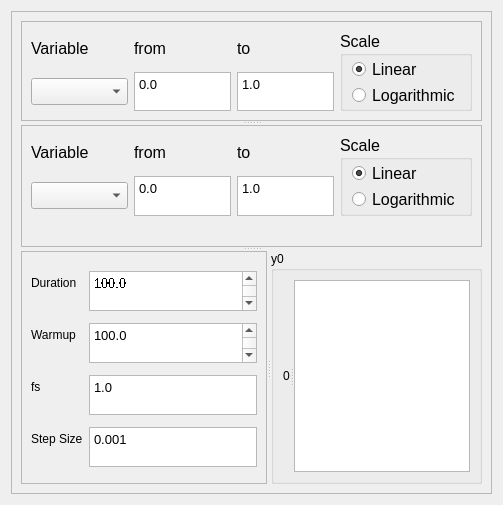
         <widget class="QWidget" name="simSettings_tab">
          <property name="geometry">
           <rect>
            <x>0</x>
            <y>0</y>
            <width>503</width>
            <height>505</height>
           </rect>
          </property>
          <attribute name="label">
           <string>Simulation settings</string>
          </attribute>
          <attribute name="toolTip">
           <string>Modify per-simulation settings</string>
          </attribute>
          <layout class="QGridLayout" name="gridLayout_11">
           <item row="0" column="0" colspan="2">
            <widget class="QFrame" name="frame_2">
             <property name="sizePolicy">
              <sizepolicy hsizetype="Preferred" vsizetype="Preferred">
               <horstretch>1</horstretch>
               <verstretch>1</verstretch>
              </sizepolicy>
             </property>
             <property name="frameShape">
              <enum>QFrame::Shape::StyledPanel</enum>
             </property>
             <property name="frameShadow">
              <enum>QFrame::Shadow::Raised</enum>
             </property>
             <layout class="QVBoxLayout" name="verticalLayout_8">
              <item>
               <widget class="QSplitter" name="splitter_5">
                <property name="orientation">
                 <enum>Qt::Orientation::Vertical</enum>
                </property>
                <widget class="QSplitter" name="splitter_2">
                 <property name="sizePolicy">
                  <sizepolicy hsizetype="Preferred" vsizetype="Maximum">
                   <horstretch>1</horstretch>
                   <verstretch>1</verstretch>
                  </sizepolicy>
                 </property>
                 <property name="maximumSize">
                  <size>
                   <width>16777214</width>
                   <height>337</height>
                  </size>
                 </property>
                 <property name="orientation">
                  <enum>Qt::Orientation::Vertical</enum>
                 </property>
                 <widget class="QFrame" name="p1SweepConfig_f">
                  <property name="sizePolicy">
                   <sizepolicy hsizetype="Expanding" vsizetype="Preferred">
                    <horstretch>1</horstretch>
                    <verstretch>1</verstretch>
                   </sizepolicy>
                  </property>
                  <property name="maximumSize">
                   <size>
                    <width>16777214</width>
                    <height>100</height>
                   </size>
                  </property>
                  <property name="frameShape">
                   <enum>QFrame::Shape::StyledPanel</enum>
                  </property>
                  <property name="frameShadow">
                   <enum>QFrame::Shadow::Raised</enum>
                  </property>
                  <layout class="QGridLayout" name="gridLayout_8" rowstretch="1,1" columnstretch="1,1,0,0,1,1" rowminimumheight="10,10">
                   <item row="0" column="1">
                    <widget class="QLabel" name="p1From_l">
                     <property name="sizePolicy">
                      <sizepolicy hsizetype="Preferred" vsizetype="Preferred">
                       <horstretch>1</horstretch>
                       <verstretch>1</verstretch>
                      </sizepolicy>
                     </property>
                     <property name="maximumSize">
                      <size>
                       <width>16777215</width>
                       <height>40</height>
                      </size>
                     </property>
                     <property name="font">
                      <font>
                       <pointsize>12</pointsize>
                      </font>
                     </property>
                     <property name="text">
                      <string>from</string>
                     </property>
                    </widget>
                   </item>
                   <item row="0" column="4">
                    <widget class="QLabel" name="p1To_l">
                     <property name="sizePolicy">
                      <sizepolicy hsizetype="Preferred" vsizetype="Expanding">
                       <horstretch>0</horstretch>
                       <verstretch>1</verstretch>
                      </sizepolicy>
                     </property>
                     <property name="font">
                      <font>
                       <pointsize>12</pointsize>
                      </font>
                     </property>
                     <property name="text">
                      <string>to</string>
                     </property>
                    </widget>
                   </item>
                   <item row="0" column="0">
                    <widget class="QLabel" name="p1Var_l">
                     <property name="sizePolicy">
                      <sizepolicy hsizetype="Preferred" vsizetype="Preferred">
                       <horstretch>1</horstretch>
                       <verstretch>1</verstretch>
                      </sizepolicy>
                     </property>
                     <property name="font">
                      <font>
                       <pointsize>12</pointsize>
                      </font>
                     </property>
                     <property name="text">
                      <string>Variable</string>
                     </property>
                    </widget>
                   </item>
                   <item row="1" column="0">
                    <widget class="QComboBox" name="p1Select_dd">
                     <property name="sizePolicy">
                      <sizepolicy hsizetype="Preferred" vsizetype="Maximum">
                       <horstretch>1</horstretch>
                       <verstretch>1</verstretch>
                      </sizepolicy>
                     </property>
                     <property name="font">
                      <font>
                       <pointsize>12</pointsize>
                      </font>
                     </property>
                    </widget>
                   </item>
                   <item row="1" column="1">
                    <widget class="QTextEdit" name="p1SliceLower_entry">
                     <property name="sizePolicy">
                      <sizepolicy hsizetype="Expanding" vsizetype="Preferred">
                       <horstretch>1</horstretch>
                       <verstretch>1</verstretch>
                      </sizepolicy>
                     </property>
                     <property name="maximumSize">
                      <size>
                       <width>16777215</width>
                       <height>40</height>
                      </size>
                     </property>
                     <property name="font">
                      <font>
                       <pointsize>10</pointsize>
                      </font>
                     </property>
                     <property name="html">
                      <string>&lt;!DOCTYPE HTML PUBLIC &quot;-//W3C//DTD HTML 4.0//EN&quot; &quot;http://www.w3.org/TR/REC-html40/strict.dtd&quot;&gt;
&lt;html&gt;&lt;head&gt;&lt;meta name=&quot;qrichtext&quot; content=&quot;1&quot; /&gt;&lt;meta charset=&quot;utf-8&quot; /&gt;&lt;style type=&quot;text/css&quot;&gt;
p, li { white-space: pre-wrap; }
hr { height: 1px; border-width: 0; }
li.unchecked::marker { content: &quot;\2610&quot;; }
li.checked::marker { content: &quot;\2612&quot;; }
&lt;/style&gt;&lt;/head&gt;&lt;body style=&quot; font-family:'Segoe UI'; font-size:10pt; font-weight:400; font-style:normal;&quot;&gt;
&lt;p style=&quot; margin-top:0px; margin-bottom:0px; margin-left:0px; margin-right:0px; -qt-block-indent:0; text-indent:0px;&quot;&gt;0.0&lt;/p&gt;&lt;/body&gt;&lt;/html&gt;</string>
                     </property>
                    </widget>
                   </item>
                   <item row="1" column="4">
                    <widget class="QTextEdit" name="p1SliceUpper_entry">
                     <property name="sizePolicy">
                      <sizepolicy hsizetype="Expanding" vsizetype="Preferred">
                       <horstretch>1</horstretch>
                       <verstretch>1</verstretch>
                      </sizepolicy>
                     </property>
                     <property name="maximumSize">
                      <size>
                       <width>16777215</width>
                       <height>40</height>
                      </size>
                     </property>
                     <property name="font">
                      <font>
                       <pointsize>10</pointsize>
                      </font>
                     </property>
                     <property name="html">
                      <string>&lt;!DOCTYPE HTML PUBLIC &quot;-//W3C//DTD HTML 4.0//EN&quot; &quot;http://www.w3.org/TR/REC-html40/strict.dtd&quot;&gt;
&lt;html&gt;&lt;head&gt;&lt;meta name=&quot;qrichtext&quot; content=&quot;1&quot; /&gt;&lt;meta charset=&quot;utf-8&quot; /&gt;&lt;style type=&quot;text/css&quot;&gt;
p, li { white-space: pre-wrap; }
hr { height: 1px; border-width: 0; }
li.unchecked::marker { content: &quot;\2610&quot;; }
li.checked::marker { content: &quot;\2612&quot;; }
&lt;/style&gt;&lt;/head&gt;&lt;body style=&quot; font-family:'Segoe UI'; font-size:10pt; font-weight:400; font-style:normal;&quot;&gt;
&lt;p style=&quot; margin-top:0px; margin-bottom:0px; margin-left:0px; margin-right:0px; -qt-block-indent:0; text-indent:0px;&quot;&gt;1.0&lt;/p&gt;&lt;/body&gt;&lt;/html&gt;</string>
                     </property>
                     <property name="acceptRichText">
                      <bool>false</bool>
                     </property>
                    </widget>
                   </item>
                   <item row="0" column="5" rowspan="2">
                    <widget class="QGroupBox" name="p1SweepScale_box">
                     <property name="font">
                      <font>
                       <pointsize>12</pointsize>
                      </font>
                     </property>
                     <property name="title">
                      <string>Scale</string>
                     </property>
                     <layout class="QVBoxLayout" name="verticalLayout_7" stretch="2,1">
                      <property name="spacing">
                       <number>1</number>
                      </property>
                      <property name="topMargin">
                       <number>1</number>
                      </property>
                      <property name="bottomMargin">
                       <number>1</number>
                      </property>
                      <item>
                       <widget class="QRadioButton" name="p1Lin_button">
                        <property name="font">
                         <font>
                          <pointsize>12</pointsize>
                         </font>
                        </property>
                        <property name="text">
                         <string>Linear</string>
                        </property>
                        <property name="checked">
                         <bool>true</bool>
                        </property>
                        <attribute name="buttonGroup">
                         <string notr="true">param1SweepScale_buttons</string>
                        </attribute>
                       </widget>
                      </item>
                      <item>
                       <widget class="QRadioButton" name="p1Log_button">
                        <property name="font">
                         <font>
                          <pointsize>12</pointsize>
                         </font>
                        </property>
                        <property name="text">
                         <string>Logarithmic</string>
                        </property>
                        <attribute name="buttonGroup">
                         <string notr="true">param1SweepScale_buttons</string>
                        </attribute>
                       </widget>
                      </item>
                     </layout>
                    </widget>
                   </item>
                  </layout>
                 </widget>
                 <widget class="QFrame" name="p2SweepConfig_f">
                  <property name="sizePolicy">
                   <sizepolicy hsizetype="Expanding" vsizetype="Maximum">
                    <horstretch>1</horstretch>
                    <verstretch>1</verstretch>
                   </sizepolicy>
                  </property>
                  <property name="maximumSize">
                   <size>
                    <width>16777215</width>
                    <height>232</height>
                   </size>
                  </property>
                  <property name="frameShape">
                   <enum>QFrame::Shape::StyledPanel</enum>
                  </property>
                  <property name="frameShadow">
                   <enum>QFrame::Shadow::Raised</enum>
                  </property>
                  <layout class="QGridLayout" name="gridLayout_10" rowstretch="0,0,0,0" columnstretch="1,0,0,0,0,0">
                   <item row="1" column="4">
                    <widget class="QTextEdit" name="p2SliceUpper_entry_4">
                     <property name="sizePolicy">
                      <sizepolicy hsizetype="Expanding" vsizetype="Preferred">
                       <horstretch>1</horstretch>
                       <verstretch>1</verstretch>
                      </sizepolicy>
                     </property>
                     <property name="maximumSize">
                      <size>
                       <width>16777215</width>
                       <height>40</height>
                      </size>
                     </property>
                     <property name="font">
                      <font>
                       <pointsize>10</pointsize>
                      </font>
                     </property>
                     <property name="html">
                      <string>&lt;!DOCTYPE HTML PUBLIC &quot;-//W3C//DTD HTML 4.0//EN&quot; &quot;http://www.w3.org/TR/REC-html40/strict.dtd&quot;&gt;
&lt;html&gt;&lt;head&gt;&lt;meta name=&quot;qrichtext&quot; content=&quot;1&quot; /&gt;&lt;meta charset=&quot;utf-8&quot; /&gt;&lt;style type=&quot;text/css&quot;&gt;
p, li { white-space: pre-wrap; }
hr { height: 1px; border-width: 0; }
li.unchecked::marker { content: &quot;\2610&quot;; }
li.checked::marker { content: &quot;\2612&quot;; }
&lt;/style&gt;&lt;/head&gt;&lt;body style=&quot; font-family:'Segoe UI'; font-size:10pt; font-weight:400; font-style:normal;&quot;&gt;
&lt;p style=&quot; margin-top:0px; margin-bottom:0px; margin-left:0px; margin-right:0px; -qt-block-indent:0; text-indent:0px;&quot;&gt;1.0&lt;/p&gt;
&lt;p style=&quot;-qt-paragraph-type:empty; margin-top:0px; margin-bottom:0px; margin-left:0px; margin-right:0px; -qt-block-indent:0; text-indent:0px;&quot;&gt;&lt;br /&gt;&lt;/p&gt;&lt;/body&gt;&lt;/html&gt;</string>
                     </property>
                     <property name="acceptRichText">
                      <bool>false</bool>
                     </property>
                    </widget>
                   </item>
                   <item row="1" column="1">
                    <widget class="QTextEdit" name="p2SliceLower_entry_4">
                     <property name="sizePolicy">
                      <sizepolicy hsizetype="Expanding" vsizetype="Preferred">
                       <horstretch>1</horstretch>
                       <verstretch>1</verstretch>
                      </sizepolicy>
                     </property>
                     <property name="maximumSize">
                      <size>
                       <width>16777215</width>
                       <height>40</height>
                      </size>
                     </property>
                     <property name="font">
                      <font>
                       <pointsize>10</pointsize>
                      </font>
                     </property>
                     <property name="html">
                      <string>&lt;!DOCTYPE HTML PUBLIC &quot;-//W3C//DTD HTML 4.0//EN&quot; &quot;http://www.w3.org/TR/REC-html40/strict.dtd&quot;&gt;
&lt;html&gt;&lt;head&gt;&lt;meta name=&quot;qrichtext&quot; content=&quot;1&quot; /&gt;&lt;meta charset=&quot;utf-8&quot; /&gt;&lt;style type=&quot;text/css&quot;&gt;
p, li { white-space: pre-wrap; }
hr { height: 1px; border-width: 0; }
li.unchecked::marker { content: &quot;\2610&quot;; }
li.checked::marker { content: &quot;\2612&quot;; }
&lt;/style&gt;&lt;/head&gt;&lt;body style=&quot; font-family:'Segoe UI'; font-size:10pt; font-weight:400; font-style:normal;&quot;&gt;
&lt;p style=&quot; margin-top:0px; margin-bottom:0px; margin-left:0px; margin-right:0px; -qt-block-indent:0; text-indent:0px;&quot;&gt;0.0&lt;/p&gt;&lt;/body&gt;&lt;/html&gt;</string>
                     </property>
                    </widget>
                   </item>
                   <item row="0" column="1">
                    <widget class="QLabel" name="p2From_l">
                     <property name="sizePolicy">
                      <sizepolicy hsizetype="Preferred" vsizetype="Preferred">
                       <horstretch>1</horstretch>
                       <verstretch>1</verstretch>
                      </sizepolicy>
                     </property>
                     <property name="maximumSize">
                      <size>
                       <width>16777215</width>
                       <height>40</height>
                      </size>
                     </property>
                     <property name="font">
                      <font>
                       <pointsize>12</pointsize>
                      </font>
                     </property>
                     <property name="text">
                      <string>from</string>
                     </property>
                    </widget>
                   </item>
                   <item row="0" column="0">
                    <widget class="QLabel" name="p2Var_l">
                     <property name="maximumSize">
                      <size>
                       <width>16777215</width>
                       <height>40</height>
                      </size>
                     </property>
                     <property name="font">
                      <font>
                       <pointsize>12</pointsize>
                      </font>
                     </property>
                     <property name="text">
                      <string>Variable</string>
                     </property>
                    </widget>
                   </item>
                   <item row="3" column="1">
                    <spacer name="verticalSpacer_2">
                     <property name="orientation">
                      <enum>Qt::Orientation::Vertical</enum>
                     </property>
                     <property name="sizeHint" stdset="0">
                      <size>
                       <width>20</width>
                       <height>40</height>
                      </size>
                     </property>
                    </spacer>
                   </item>
                   <item row="1" column="0">
                    <widget class="QComboBox" name="p2Select_dd">
                     <property name="sizePolicy">
                      <sizepolicy hsizetype="Preferred" vsizetype="Maximum">
                       <horstretch>1</horstretch>
                       <verstretch>1</verstretch>
                      </sizepolicy>
                     </property>
                     <property name="font">
                      <font>
                       <pointsize>12</pointsize>
                      </font>
                     </property>
                    </widget>
                   </item>
                   <item row="0" column="4">
                    <widget class="QLabel" name="p2To_l_4">
                     <property name="sizePolicy">
                      <sizepolicy hsizetype="Preferred" vsizetype="Expanding">
                       <horstretch>0</horstretch>
                       <verstretch>1</verstretch>
                      </sizepolicy>
                     </property>
                     <property name="font">
                      <font>
                       <pointsize>12</pointsize>
                      </font>
                     </property>
                     <property name="text">
                      <string>to</string>
                     </property>
                    </widget>
                   </item>
                   <item row="0" column="5" rowspan="2">
                    <widget class="QGroupBox" name="p2SweepScale_box">
                     <property name="sizePolicy">
                      <sizepolicy hsizetype="Preferred" vsizetype="Maximum">
                       <horstretch>0</horstretch>
                       <verstretch>0</verstretch>
                      </sizepolicy>
                     </property>
                     <property name="font">
                      <font>
                       <pointsize>12</pointsize>
                      </font>
                     </property>
                     <property name="title">
                      <string>Scale</string>
                     </property>
                     <layout class="QVBoxLayout" name="verticalLayout_9" stretch="2,1">
                      <property name="spacing">
                       <number>1</number>
                      </property>
                      <property name="topMargin">
                       <number>1</number>
                      </property>
                      <property name="bottomMargin">
                       <number>1</number>
                      </property>
                      <item>
                       <widget class="QRadioButton" name="p2Lin_button">
                        <property name="font">
                         <font>
                          <pointsize>12</pointsize>
                         </font>
                        </property>
                        <property name="text">
                         <string>Linear</string>
                        </property>
                        <property name="checked">
                         <bool>true</bool>
                        </property>
                        <attribute name="buttonGroup">
                         <string notr="true">param2SweepScale_buttons</string>
                        </attribute>
                       </widget>
                      </item>
                      <item>
                       <widget class="QRadioButton" name="p2Log_button">
                        <property name="font">
                         <font>
                          <pointsize>12</pointsize>
                         </font>
                        </property>
                        <property name="text">
                         <string>Logarithmic</string>
                        </property>
                        <attribute name="buttonGroup">
                         <string notr="true">param2SweepScale_buttons</string>
                        </attribute>
                       </widget>
                      </item>
                     </layout>
                    </widget>
                   </item>
                  </layout>
                 </widget>
                </widget>
                <widget class="QSplitter" name="splitter_4">
                 <property name="orientation">
                  <enum>Qt::Orientation::Horizontal</enum>
                 </property>
                 <widget class="QFrame" name="simTime_f">
                  <property name="sizePolicy">
                   <sizepolicy hsizetype="Preferred" vsizetype="Maximum">
                    <horstretch>0</horstretch>
                    <verstretch>0</verstretch>
                   </sizepolicy>
                  </property>
                  <property name="frameShape">
                   <enum>QFrame::Shape::StyledPanel</enum>
                  </property>
                  <property name="frameShadow">
                   <enum>QFrame::Shadow::Raised</enum>
                  </property>
                  <layout class="QFormLayout" name="formLayout">
                   <property name="sizeConstraint">
                    <enum>QLayout::SizeConstraint::SetMaximumSize</enum>
                   </property>
                   <property name="fieldGrowthPolicy">
                    <enum>QFormLayout::FieldGrowthPolicy::ExpandingFieldsGrow</enum>
                   </property>
                   <property name="verticalSpacing">
                    <number>2</number>
                   </property>
                   <property name="bottomMargin">
                    <number>3</number>
                   </property>
                   <item row="0" column="0">
                    <widget class="QLabel" name="label">
                     <property name="toolTip">
                      <string>How long to record for</string>
                     </property>
                     <property name="text">
                      <string>Duration</string>
                     </property>
                    </widget>
                   </item>
                   <item row="1" column="0">
                    <widget class="QLabel" name="label_2">
                     <property name="toolTip">
                      <string>How long to wait before you start recording (to reach steady state)</string>
                     </property>
                     <property name="text">
                      <string>Warmup</string>
                     </property>
                    </widget>
                   </item>
                   <item row="1" column="1">
                    <widget class="QPlainTextEdit" name="plainTextEdit_3">
                     <property name="sizePolicy">
                      <sizepolicy hsizetype="Expanding" vsizetype="Maximum">
                       <horstretch>1</horstretch>
                       <verstretch>1</verstretch>
                      </sizepolicy>
                     </property>
                     <property name="maximumSize">
                      <size>
                       <width>16777215</width>
                       <height>40</height>
                      </size>
                     </property>
                     <property name="font">
                      <font>
                       <pointsize>10</pointsize>
                      </font>
                     </property>
                     <property name="plainText">
                      <string>100.0
</string>
                     </property>
                    </widget>
                   </item>
                   <item row="2" column="0">
                    <widget class="QLabel" name="label_3">
                     <property name="toolTip">
                      <string>Sample rate - how frequently you need to record samples. Max response freq * 2.5 is pretty safe.</string>
                     </property>
                     <property name="text">
                      <string>fs</string>
                     </property>
                    </widget>
                   </item>
                   <item row="2" column="1">
                    <widget class="QPlainTextEdit" name="plainTextEdit_2">
                     <property name="sizePolicy">
                      <sizepolicy hsizetype="Expanding" vsizetype="Preferred">
                       <horstretch>0</horstretch>
                       <verstretch>0</verstretch>
                      </sizepolicy>
                     </property>
                     <property name="maximumSize">
                      <size>
                       <width>16777215</width>
                       <height>40</height>
                      </size>
                     </property>
                     <property name="font">
                      <font>
                       <pointsize>10</pointsize>
                      </font>
                     </property>
                     <property name="plainText">
                      <string>1.0</string>
                     </property>
                    </widget>
                   </item>
                   <item row="3" column="0">
                    <widget class="QLabel" name="label_4">
                     <property name="toolTip">
                      <string>(for fixed step solvers) The integration step size</string>
                     </property>
                     <property name="text">
                      <string>Step Size</string>
                     </property>
                    </widget>
                   </item>
                   <item row="3" column="1">
                    <widget class="QPlainTextEdit" name="plainTextEdit_4">
                     <property name="sizePolicy">
                      <sizepolicy hsizetype="Expanding" vsizetype="Preferred">
                       <horstretch>1</horstretch>
                       <verstretch>1</verstretch>
                      </sizepolicy>
                     </property>
                     <property name="maximumSize">
                      <size>
                       <width>16777215</width>
                       <height>40</height>
                      </size>
                     </property>
                     <property name="font">
                      <font>
                       <pointsize>10</pointsize>
                      </font>
                     </property>
                     <property name="plainText">
                      <string>0.001</string>
                     </property>
                    </widget>
                   </item>
                   <item row="0" column="1">
                    <widget class="QPlainTextEdit" name="plainTextEdit">
                     <property name="sizePolicy">
                      <sizepolicy hsizetype="Expanding" vsizetype="Preferred">
                       <horstretch>1</horstretch>
                       <verstretch>1</verstretch>
                      </sizepolicy>
                     </property>
                     <property name="maximumSize">
                      <size>
                       <width>16777215</width>
                       <height>40</height>
                      </size>
                     </property>
                     <property name="sizeIncrement">
                      <size>
                       <width>10</width>
                       <height>10</height>
                      </size>
                     </property>
                     <property name="baseSize">
                      <size>
                       <width>0</width>
                       <height>60</height>
                      </size>
                     </property>
                     <property name="font">
                      <font>
                       <family>Segoe UI</family>
                       <pointsize>10</pointsize>
                       <stylestrategy>NoAntialias</stylestrategy>
                      </font>
                     </property>
                     <property name="plainText">
                      <string>100.0
</string>
                     </property>
                    </widget>
                   </item>
                  </layout>
                 </widget>
                 <widget class="QGroupBox" name="inits_box">
                  <property name="title">
                   <string>y0</string>
                  </property>
                  <layout class="QGridLayout" name="gridLayout_9">
                   <item row="0" column="0">
                    <widget class="QSplitter" name="splitter_3">
                     <property name="orientation">
                      <enum>Qt::Orientation::Horizontal</enum>
                     </property>
                     <widget class="QLabel" name="init_0">
                      <property name="text">
                       <string>0</string>
                      </property>
                     </widget>
                     <widget class="QTextEdit" name="init0_e"/>
                    </widget>
                   </item>
                  </layout>
                 </widget>
                </widget>
               </widget>
              </item>
             </layout>
            </widget>
           </item>
          </layout>
         </widget>
